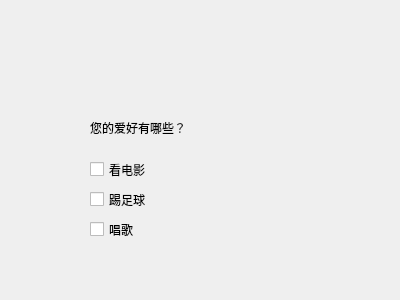
<?xml version="1.0" encoding="UTF-8"?>
<ui version="4.0">
 <class>Form</class>
 <widget class="QWidget" name="Form">
  <property name="geometry">
   <rect>
    <x>0</x>
    <y>0</y>
    <width>400</width>
    <height>300</height>
   </rect>
  </property>
  <property name="windowTitle">
   <string>Form</string>
  </property>
  <widget class="QCheckBox" name="checkBox">
   <property name="geometry">
    <rect>
     <x>90</x>
     <y>160</y>
     <width>80</width>
     <height>19</height>
    </rect>
   </property>
   <property name="text">
    <string>看电影</string>
   </property>
   <property name="tristate">
    <bool>true</bool>
   </property>
  </widget>
  <widget class="QLabel" name="label">
   <property name="geometry">
    <rect>
     <x>90</x>
     <y>120</y>
     <width>101</width>
     <height>16</height>
    </rect>
   </property>
   <property name="text">
    <string>您的爱好有哪些？</string>
   </property>
  </widget>
  <widget class="QCheckBox" name="checkBox_2">
   <property name="geometry">
    <rect>
     <x>90</x>
     <y>190</y>
     <width>80</width>
     <height>19</height>
    </rect>
   </property>
   <property name="text">
    <string>踢足球</string>
   </property>
  </widget>
  <widget class="QCheckBox" name="checkBox_3">
   <property name="geometry">
    <rect>
     <x>90</x>
     <y>220</y>
     <width>80</width>
     <height>19</height>
    </rect>
   </property>
   <property name="text">
    <string>唱歌</string>
   </property>
  </widget>
 </widget>
 <resources/>
 <connections/>
</ui>
